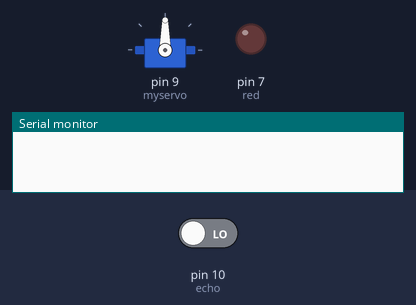
This sketch was run on a simulated Arduino Uno, built with avr-gcc and run on an emulated ATmega328P. Parts: servo, output pins drawn as LEDs (lit = HIGH), the last lines printed to the serial monitor. The inputs (shaded band) are chosen by the test bench; at power-on: pin 10 (echo) LOW. Pins used as bus, display or sensor lines are not drawn.

Above: at 0.1 s.
At 2.1 s:
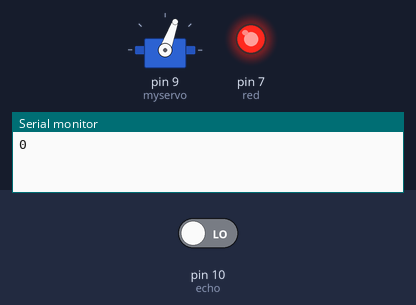
Timing chart, 0 to 3.6 s (numbered marks = the images above):
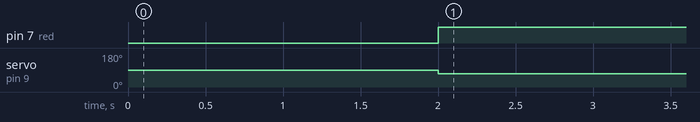

Measured:
- by itself, pin 7 (red): LOW → HIGH at 2.0 s
- by itself, servo on pin 9 (myservo): 90° → 70° at 2.0 s

The sketch:

automatic_car_parking_toll_gate_system.ino
```cpp
#include <Servo.h>

Servo myservo;

int red = 7;

const int echo = 10;
const int trig = 11;

int duration = 0;
int distance = 0;

void setup() {
  // put your setup code here, to run once:
  pinMode(red, OUTPUT);
  pinMode(trig, OUTPUT);
  pinMode(echo, INPUT);
  myservo.attach(9);
  Serial.begin(9600);
}

void loop() {
  // put your main code here, to run repeatedly:
  digitalWrite(trig, HIGH);
  delay(1000);
  digitalWrite(trig, LOW);
  duration = pulseIn(echo, HIGH);
  distance = (duration/2)/28.5;

  myservo.write(0);
  digitalWrite(red, LOW);

  if(distance <5){
    digitalWrite(red, HIGH);
    myservo.write(70);
  }

    Serial.println(distance);
}
```
